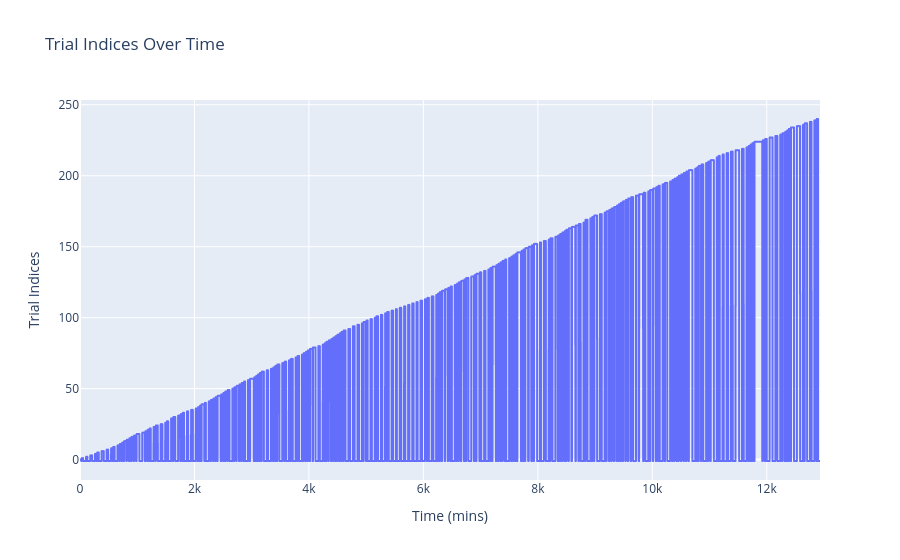

The cell this chart's notebook holds for it:
### Code cell
# plot time series ds.trial_indices
fig = px.line(x=np.arange(ds.trial_indices.shape[0]), y=ds.trial_indices, labels={'x': 'Time (mins)', 'y': 'Trial Indices'}, title='Trial Indices Over Time')
fig.show()

### Figure 1 — Plotly figure (JSON) as saved in the notebook; plotly's stock layout.template omitted (floating-point values rounded to 4 significant figures; data arrays with more than 128 entries replaced by an {"elided": "..."} marker saying what was removed)
{"data": [{"hovertemplate": "Time (mins)=%{x}<br>Trial Indices=%{y}<extra></extra>", "legendgroup": "", "line": {"color": "#636efa", "dash": "solid"}, "marker": {"symbol": "circle"}, "mode": "lines", "name": "", "showlegend": false, "type": "scattergl", "x": {"elided": "12931 int values"}, "xaxis": "x", "y": {"elided": "12931 int values"}, "yaxis": "y"}], "layout": {"legend": {"tracegroupgap": 0}, "title": {"text": "Trial Indices Over Time"}, "xaxis": {"anchor": "y", "domain": [0, 1], "title": {"text": "Time (mins)"}}, "yaxis": {"anchor": "x", "domain": [0, 1], "title": {"text": "Trial Indices"}}}}
